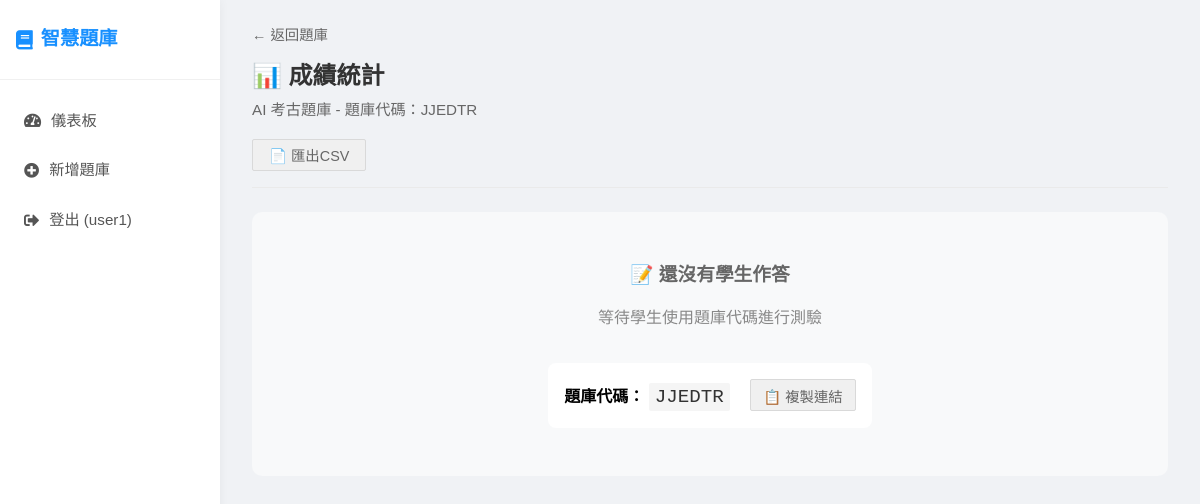
Screenshot of /quiz-bank/2/submissions (signed in) with the database file from the repository.
### app.py (models this page shows)
class User(UserMixin, db.Model):
    id = db.Column(db.Integer, primary_key=True)
    username = db.Column(db.String(80), unique=True, nullable=False)
    email = db.Column(db.String(120), unique=True, nullable=False)
    password_hash = db.Column(db.String(120), nullable=False)
    is_teacher = db.Column(db.Boolean, default=True)
    created_at = db.Column(db.DateTime, default=datetime.utcnow)
    quiz_banks = db.relationship('QuizBank', backref='owner', lazy=True)

class QuizBank(db.Model):
    id = db.Column(db.Integer, primary_key=True)
    title = db.Column(db.String(200), nullable=False)
    description = db.Column(db.Text)
    access_code = db.Column(db.String(10), unique=True, nullable=False)
    is_active = db.Column(db.Boolean, default=True)
    quiz_mode = db.Column(db.String(20), default='fixed')
    session_question_count = db.Column(db.Integer, default=10)
    category_ratios = db.Column(db.Text)
    scoring_mode = db.Column(db.String(20), default='explicit')  # explicit | average
    scoring_total_points = db.Column(db.Float, default=100)
    created_at = db.Column(db.DateTime, default=datetime.utcnow)
    teacher_id = db.Column(db.Integer, db.ForeignKey('user.id'), nullable=False)
    questions = db.relationship('Question', backref='quiz_bank', lazy=True, cascade='all, delete-orphan')
    submissions = db.relationship('Submission', backref='quiz_bank', lazy=True)

### app.py (the view)
@app.route('/quiz-bank/<int:quiz_bank_id>/submissions')
@login_required
def view_submissions_page(quiz_bank_id):
    quiz_bank = QuizBank.query.get_or_404(quiz_bank_id)
    if quiz_bank.teacher_id != current_user.id:
        return redirect(url_for('teacher_dashboard'))
    return render_template('submissions.html', quiz_bank=quiz_bank)

### app.py (called while the page is built)
@login_manager.user_loader
def load_user(user_id):
    return User.query.get(int(user_id))

### templates/submissions.html (shortened to what this page needs)
{% extends "base.html" %}
{% block content %}
<div>
    <div class="quiz-page-header">
        <a href="{{ url_for('manage_quiz_bank', quiz_bank_id=quiz_bank.id) }}" class="quiz-page-header__back">← 返回題庫</a>
        <h1 class="quiz-page-header__title">📊 成績統計</h1>
        <p class="quiz-page-header__meta">{{ quiz_bank.title }} - 題庫代碼：{{ quiz_bank.access_code }}</p>
        <div class="quiz-page-header__toolbar">
            <button onclick="exportToCSV()" class="btn btn-secondary">📄 匯出CSV</button>
        </div>
    </div>
    <div id="no-submissions" style="display: none; text-align: center; padding: 3rem; background: #f8f9fa; border-radius: 10px;">
        <h3 style="color: #666; margin-bottom: 1rem;">📝 還沒有學生作答</h3>
        <p style="color: #888; margin-bottom: 2rem;">等待學生使用題庫代碼進行測驗</p>
        <div style="background: white; padding: 1rem; border-radius: 8px; display: inline-block;">
            <strong>題庫代碼：</strong>
            <span class="access-code" style="font-size: 1.2rem;">{{ quiz_bank.access_code }}</span>
            <button onclick="copyQuizLink('{{ quiz_bank.access_code }}')" class="btn btn-secondary" style="margin-left: 1rem; padding: 6px 12px;">📋 複製連結</button>
        </div>
    </div>
</div>
{% endblock %}

### templates/base.html (shortened to what this page needs)
<!DOCTYPE html>
<html lang="zh-TW">
<head>
    <link rel="stylesheet" href="{{ url_for('static', filename='css/style.css') }}">
    <link rel="stylesheet" href="https://cdnjs.cloudflare.com/ajax/libs/font-awesome/5.15.4/css/all.min.css">
</head>
<body>
    <div class="container">
        <nav class="navbar">
            <h1><i class="fas fa-book"></i> 智慧題庫</h1>
            <div class="nav-links">
                {% if current_user.is_authenticated %}
                    <a href="{{ url_for('teacher_dashboard') }}" class="{{ 'active' if request.endpoint == 'teacher_dashboard' else '' }}">
                        <i class="fas fa-tachometer-alt"></i> 儀表板
                    </a>
                    <a href="{{ url_for('create_quiz_bank') }}" class="{{ 'active' if request.endpoint == 'create_quiz_bank' else '' }}">
                        <i class="fas fa-plus-circle"></i> 新增題庫
                    </a>
                    <a href="{{ url_for('logout') }}">
                        <i class="fas fa-sign-out-alt"></i> 登出 ({{ current_user.username }})
                    </a>
                {% endif %}
            </div>
        </nav>
        <div class="content">
            {% block content %}{% endblock %}
        </div>
    </div>
</body>
</html>

### static/css/style.css (style rules this page uses)
* { margin: 0; padding: 0; box-sizing: border-box; }
body { font-family: 'Microsoft JhengHei', Consolas, sans-serif; line-height: 1.6; background: #f0f2f5; min-height: 100vh; }
.container { display: flex; min-height: 100vh; }
.navbar { width: 220px; background: #fff; color: #333; box-shadow: 0 0 10px rgba(0,0,0,0.05); display: flex; flex-direction: column; padding: 0; position: fixed; height: 100vh; z-index: 100; }
.navbar h1 { font-size: 1.2rem; font-weight: bold; padding: 1.5rem 1rem; color: #1890ff; border-bottom: 1px solid #f0f0f0; margin: 0; display: flex; align-items: center; gap: 8px; }
.navbar .nav-links { display: flex; flex-direction: column; padding: 1rem 0; }
.navbar a, .navbar .nav-label { color: #555; text-decoration: none; padding: 0.8rem 1.5rem; transition: all 0.3s; display: flex; align-items: center; gap: 10px; font-size: 0.95rem; }
.content { flex: 1; padding: 1.5rem 2rem; margin-left: 220px; background: #f0f2f5; }
.quiz-page-header { display: flex; flex-direction: column; align-items: flex-start; margin-bottom: 1.5rem; padding-bottom: 1rem; border-bottom: 1px solid #eaeaea; }
.quiz-page-header__back { display: inline-flex; align-items: center; gap: 4px; color: #666; text-decoration: none; font-size: 0.9rem; margin-bottom: 0.75rem; }
.quiz-page-header__title { font-size: 1.5rem; color: #333; margin: 0 0 0.35rem; line-height: 1.4; word-break: break-word; }
.quiz-page-header__meta { color: #666; margin: 0 0 1rem; font-size: 0.95rem; }
.quiz-page-header__toolbar { display: flex; flex-wrap: wrap; gap: 0.5rem; align-items: center; align-self: stretch; }
.btn { display: inline-flex; align-items: center; justify-content: center; padding: 0.5rem 1rem; background: #1890ff; color: white; text-decoration: none; border: none; border-radius: 2px; cursor: pointer; font-size: 0.9rem; font-weight: 500; transition: all 0.2s; height: 32px; gap: 5px; white-space: nowrap; }
.btn-secondary { background: #f0f0f0; color: #666; border: 1px solid #d9d9d9; }
.access-code { background: #f5f5f5; padding: 3px 6px; border-radius: 2px; font-family: Consolas, monospace; font-weight: 500; color: #333; font-size: 0.85rem; }

### rows the page displays
User: username "user1"
QuizBank: title "AI 考古題庫", access_code "JJEDTR"
